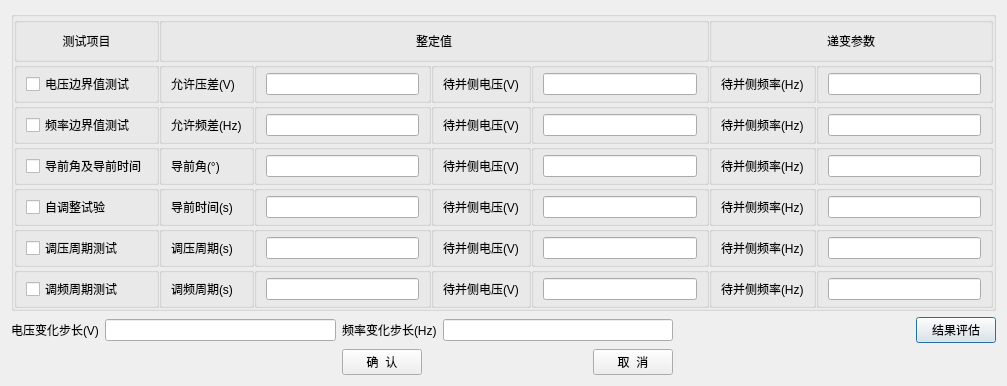
<?xml version="1.0" encoding="UTF-8"?>
<ui version="4.0">
 <class>QSynAddMultDlg</class>
 <widget class="QDialog" name="QSynAddMultDlg">
  <property name="geometry">
   <rect>
    <x>0</x>
    <y>0</y>
    <width>1007</width>
    <height>372</height>
   </rect>
  </property>
  <property name="windowTitle">
   <string>添加系列</string>
  </property>
  <layout class="QGridLayout" name="gridLayout">
   <item row="1" column="5">
    <widget class="QPushButton" name="m_pResults_pushButton">
     <property name="text">
      <string>结果评估</string>
     </property>
    </widget>
   </item>
   <item row="1" column="0">
    <widget class="QLabel" name="m_pVolChangeStepLabel">
     <property name="text">
      <string>电压变化步长(V)</string>
     </property>
     <property name="alignment">
      <set>Qt::AlignLeading|Qt::AlignLeft|Qt::AlignVCenter</set>
     </property>
    </widget>
   </item>
   <item row="1" column="2">
    <widget class="QLabel" name="m_pFreChangeStepLabel">
     <property name="text">
      <string>频率变化步长(Hz)</string>
     </property>
     <property name="alignment">
      <set>Qt::AlignLeading|Qt::AlignLeft|Qt::AlignVCenter</set>
     </property>
    </widget>
   </item>
   <item row="1" column="1">
    <widget class="QSettingLineEdit" name="m_pVolChangeStepEdit">
     <property name="alignment">
      <set>Qt::AlignLeading|Qt::AlignLeft|Qt::AlignVCenter</set>
     </property>
    </widget>
   </item>
   <item row="0" column="0" colspan="6">
    <widget class="QSttGroupBox" name="gridGroupBox">
     <layout class="QGridLayout" name="gridLayout_3">
      <property name="leftMargin">
       <number>0</number>
      </property>
      <property name="topMargin">
       <number>0</number>
      </property>
      <property name="rightMargin">
       <number>0</number>
      </property>
      <property name="bottomMargin">
       <number>0</number>
      </property>
      <property name="spacing">
       <number>0</number>
      </property>
      <item row="2" column="4">
       <widget class="QGroupBox" name="groupBox_28">
        <property name="title">
         <string/>
        </property>
        <layout class="QHBoxLayout" name="horizontalLayout_27">
         <property name="topMargin">
          <number>4</number>
         </property>
         <property name="bottomMargin">
          <number>4</number>
         </property>
         <item>
          <widget class="QSettingLineEdit" name="m_pDescalingVEdit_2">
           <property name="alignment">
            <set>Qt::AlignLeading|Qt::AlignLeft|Qt::AlignVCenter</set>
           </property>
          </widget>
         </item>
        </layout>
       </widget>
      </item>
      <item row="4" column="2">
       <widget class="QGroupBox" name="groupBox_18">
        <property name="title">
         <string/>
        </property>
        <layout class="QHBoxLayout" name="horizontalLayout_17">
         <property name="topMargin">
          <number>4</number>
         </property>
         <property name="bottomMargin">
          <number>4</number>
         </property>
         <item>
          <widget class="QSettingLineEdit" name="m_pLeadTEdit">
           <property name="minimumSize">
            <size>
             <width>0</width>
             <height>0</height>
            </size>
           </property>
           <property name="alignment">
            <set>Qt::AlignLeading|Qt::AlignLeft|Qt::AlignVCenter</set>
           </property>
          </widget>
         </item>
        </layout>
       </widget>
      </item>
      <item row="4" column="6">
       <widget class="QGroupBox" name="groupBox_43">
        <property name="title">
         <string/>
        </property>
        <layout class="QHBoxLayout" name="horizontalLayout_43">
         <property name="topMargin">
          <number>4</number>
         </property>
         <property name="bottomMargin">
          <number>4</number>
         </property>
         <item>
          <widget class="QSettingLineEdit" name="m_pDescalingFEdit_4">
           <property name="alignment">
            <set>Qt::AlignLeading|Qt::AlignLeft|Qt::AlignVCenter</set>
           </property>
          </widget>
         </item>
        </layout>
       </widget>
      </item>
      <item row="5" column="6">
       <widget class="QGroupBox" name="groupBox_44">
        <property name="title">
         <string/>
        </property>
        <layout class="QHBoxLayout" name="horizontalLayout_44">
         <property name="topMargin">
          <number>4</number>
         </property>
         <property name="bottomMargin">
          <number>4</number>
         </property>
         <item>
          <widget class="QSettingLineEdit" name="m_pDescalingFEdit_5">
           <property name="alignment">
            <set>Qt::AlignLeading|Qt::AlignLeft|Qt::AlignVCenter</set>
           </property>
          </widget>
         </item>
        </layout>
       </widget>
      </item>
      <item row="3" column="6">
       <widget class="QGroupBox" name="groupBox_42">
        <property name="title">
         <string/>
        </property>
        <layout class="QHBoxLayout" name="horizontalLayout_42">
         <property name="topMargin">
          <number>4</number>
         </property>
         <property name="bottomMargin">
          <number>4</number>
         </property>
         <item>
          <widget class="QSettingLineEdit" name="m_pDescalingFEdit_3">
           <property name="alignment">
            <set>Qt::AlignLeading|Qt::AlignLeft|Qt::AlignVCenter</set>
           </property>
          </widget>
         </item>
        </layout>
       </widget>
      </item>
      <item row="0" column="0">
       <widget class="QGroupBox" name="groupBox">
        <property name="title">
         <string/>
        </property>
        <layout class="QHBoxLayout" name="horizontalLayout">
         <item>
          <widget class="QLabel" name="m_pTestItemsLabel">
           <property name="sizePolicy">
            <sizepolicy hsizetype="Preferred" vsizetype="Preferred">
             <horstretch>0</horstretch>
             <verstretch>0</verstretch>
            </sizepolicy>
           </property>
           <property name="layoutDirection">
            <enum>Qt::LeftToRight</enum>
           </property>
           <property name="text">
            <string>测试项目</string>
           </property>
           <property name="alignment">
            <set>Qt::AlignCenter</set>
           </property>
          </widget>
         </item>
        </layout>
       </widget>
      </item>
      <item row="6" column="6">
       <widget class="QGroupBox" name="groupBox_45">
        <property name="title">
         <string/>
        </property>
        <layout class="QHBoxLayout" name="horizontalLayout_45">
         <property name="topMargin">
          <number>4</number>
         </property>
         <property name="bottomMargin">
          <number>4</number>
         </property>
         <item>
          <widget class="QSettingLineEdit" name="m_pDescalingFEdit_6">
           <property name="alignment">
            <set>Qt::AlignLeading|Qt::AlignLeft|Qt::AlignVCenter</set>
           </property>
          </widget>
         </item>
        </layout>
       </widget>
      </item>
      <item row="2" column="6">
       <widget class="QGroupBox" name="groupBox_41">
        <property name="title">
         <string/>
        </property>
        <layout class="QHBoxLayout" name="horizontalLayout_41">
         <property name="topMargin">
          <number>4</number>
         </property>
         <property name="bottomMargin">
          <number>4</number>
         </property>
         <item>
          <widget class="QSettingLineEdit" name="m_pDescalingFEdit_2">
           <property name="alignment">
            <set>Qt::AlignLeading|Qt::AlignLeft|Qt::AlignVCenter</set>
           </property>
          </widget>
         </item>
        </layout>
       </widget>
      </item>
      <item row="3" column="5">
       <widget class="QGroupBox" name="groupBox_36">
        <property name="title">
         <string/>
        </property>
        <layout class="QHBoxLayout" name="horizontalLayout_36">
         <property name="topMargin">
          <number>4</number>
         </property>
         <property name="bottomMargin">
          <number>4</number>
         </property>
         <item>
          <widget class="QLabel" name="m_pDescalingFLabel_3">
           <property name="text">
            <string>待并侧频率(Hz)</string>
           </property>
          </widget>
         </item>
        </layout>
       </widget>
      </item>
      <item row="5" column="5">
       <widget class="QGroupBox" name="groupBox_38">
        <property name="title">
         <string/>
        </property>
        <layout class="QHBoxLayout" name="horizontalLayout_38">
         <property name="topMargin">
          <number>4</number>
         </property>
         <property name="bottomMargin">
          <number>4</number>
         </property>
         <item>
          <widget class="QLabel" name="m_pDescalingFLabel_5">
           <property name="text">
            <string>待并侧频率(Hz)</string>
           </property>
          </widget>
         </item>
        </layout>
       </widget>
      </item>
      <item row="1" column="5">
       <widget class="QGroupBox" name="groupBox_34">
        <property name="title">
         <string/>
        </property>
        <layout class="QHBoxLayout" name="horizontalLayout_34">
         <property name="topMargin">
          <number>4</number>
         </property>
         <property name="bottomMargin">
          <number>4</number>
         </property>
         <item>
          <widget class="QLabel" name="m_pDescalingFLabel">
           <property name="text">
            <string>待并侧频率(Hz)</string>
           </property>
          </widget>
         </item>
        </layout>
       </widget>
      </item>
      <item row="6" column="5">
       <widget class="QGroupBox" name="groupBox_39">
        <property name="title">
         <string/>
        </property>
        <layout class="QHBoxLayout" name="horizontalLayout_39">
         <property name="topMargin">
          <number>4</number>
         </property>
         <property name="bottomMargin">
          <number>4</number>
         </property>
         <item>
          <widget class="QLabel" name="m_pDescalingFLabel_6">
           <property name="text">
            <string>待并侧频率(Hz)</string>
           </property>
          </widget>
         </item>
        </layout>
       </widget>
      </item>
      <item row="2" column="5">
       <widget class="QGroupBox" name="groupBox_35">
        <property name="title">
         <string/>
        </property>
        <layout class="QHBoxLayout" name="horizontalLayout_35">
         <property name="topMargin">
          <number>4</number>
         </property>
         <property name="bottomMargin">
          <number>4</number>
         </property>
         <item>
          <widget class="QLabel" name="m_pDescalingFLabel_2">
           <property name="text">
            <string>待并侧频率(Hz)</string>
           </property>
          </widget>
         </item>
        </layout>
       </widget>
      </item>
      <item row="1" column="6">
       <widget class="QGroupBox" name="groupBox_40">
        <property name="title">
         <string/>
        </property>
        <layout class="QHBoxLayout" name="horizontalLayout_40">
         <property name="topMargin">
          <number>4</number>
         </property>
         <property name="bottomMargin">
          <number>4</number>
         </property>
         <item>
          <widget class="QSettingLineEdit" name="m_pDescalingFEdit">
           <property name="minimumSize">
            <size>
             <width>85</width>
             <height>0</height>
            </size>
           </property>
           <property name="alignment">
            <set>Qt::AlignLeading|Qt::AlignLeft|Qt::AlignVCenter</set>
           </property>
          </widget>
         </item>
        </layout>
       </widget>
      </item>
      <item row="4" column="5">
       <widget class="QGroupBox" name="groupBox_37">
        <property name="title">
         <string/>
        </property>
        <layout class="QHBoxLayout" name="horizontalLayout_37">
         <property name="topMargin">
          <number>4</number>
         </property>
         <property name="bottomMargin">
          <number>4</number>
         </property>
         <item>
          <widget class="QLabel" name="m_pDescalingFLabel_4">
           <property name="text">
            <string>待并侧频率(Hz)</string>
           </property>
          </widget>
         </item>
        </layout>
       </widget>
      </item>
      <item row="1" column="4">
       <widget class="QGroupBox" name="groupBox_27">
        <property name="title">
         <string/>
        </property>
        <layout class="QHBoxLayout" name="horizontalLayout_26">
         <property name="topMargin">
          <number>4</number>
         </property>
         <property name="bottomMargin">
          <number>4</number>
         </property>
         <item>
          <widget class="QSettingLineEdit" name="m_pDescalingVEdit">
           <property name="minimumSize">
            <size>
             <width>85</width>
             <height>0</height>
            </size>
           </property>
           <property name="alignment">
            <set>Qt::AlignLeading|Qt::AlignLeft|Qt::AlignVCenter</set>
           </property>
          </widget>
         </item>
        </layout>
       </widget>
      </item>
      <item row="1" column="0">
       <widget class="QGroupBox" name="groupBox_2">
        <property name="title">
         <string/>
        </property>
        <layout class="QHBoxLayout" name="horizontalLayout_2">
         <property name="topMargin">
          <number>4</number>
         </property>
         <property name="bottomMargin">
          <number>4</number>
         </property>
         <item>
          <widget class="QSttCheckBox" name="m_pVolBoundTest_CheckBox">
           <property name="text">
            <string>电压边界值测试</string>
           </property>
          </widget>
         </item>
        </layout>
       </widget>
      </item>
      <item row="4" column="3">
       <widget class="QGroupBox" name="groupBox_24">
        <property name="title">
         <string/>
        </property>
        <layout class="QHBoxLayout" name="horizontalLayout_23">
         <property name="topMargin">
          <number>4</number>
         </property>
         <property name="bottomMargin">
          <number>4</number>
         </property>
         <item>
          <widget class="QLabel" name="m_pDescalingVLabel_4">
           <property name="text">
            <string>待并侧电压(V)</string>
           </property>
          </widget>
         </item>
        </layout>
       </widget>
      </item>
      <item row="2" column="3">
       <widget class="QGroupBox" name="groupBox_22">
        <property name="title">
         <string/>
        </property>
        <layout class="QHBoxLayout" name="horizontalLayout_21">
         <property name="topMargin">
          <number>4</number>
         </property>
         <property name="bottomMargin">
          <number>4</number>
         </property>
         <item>
          <widget class="QLabel" name="m_pDescalingVLabel_2">
           <property name="text">
            <string>待并侧电压(V)</string>
           </property>
          </widget>
         </item>
        </layout>
       </widget>
      </item>
      <item row="2" column="0">
       <widget class="QGroupBox" name="groupBox_3">
        <property name="title">
         <string/>
        </property>
        <layout class="QHBoxLayout" name="horizontalLayout_3">
         <property name="topMargin">
          <number>4</number>
         </property>
         <property name="bottomMargin">
          <number>4</number>
         </property>
         <item>
          <widget class="QSttCheckBox" name="m_pFreBoundTest_CheckBox">
           <property name="text">
            <string>频率边界值测试</string>
           </property>
          </widget>
         </item>
        </layout>
       </widget>
      </item>
      <item row="5" column="3">
       <widget class="QGroupBox" name="groupBox_25">
        <property name="title">
         <string/>
        </property>
        <layout class="QHBoxLayout" name="horizontalLayout_24">
         <property name="topMargin">
          <number>4</number>
         </property>
         <property name="bottomMargin">
          <number>4</number>
         </property>
         <item>
          <widget class="QLabel" name="m_pDescalingVLabel_5">
           <property name="text">
            <string>待并侧电压(V)</string>
           </property>
          </widget>
         </item>
        </layout>
       </widget>
      </item>
      <item row="3" column="3">
       <widget class="QGroupBox" name="groupBox_23">
        <property name="title">
         <string/>
        </property>
        <layout class="QHBoxLayout" name="horizontalLayout_22">
         <property name="topMargin">
          <number>4</number>
         </property>
         <property name="bottomMargin">
          <number>4</number>
         </property>
         <item>
          <widget class="QLabel" name="m_pDescalingVLabel_3">
           <property name="text">
            <string>待并侧电压(V)</string>
           </property>
          </widget>
         </item>
        </layout>
       </widget>
      </item>
      <item row="6" column="3">
       <widget class="QGroupBox" name="groupBox_26">
        <property name="title">
         <string/>
        </property>
        <layout class="QHBoxLayout" name="horizontalLayout_25">
         <property name="topMargin">
          <number>4</number>
         </property>
         <property name="bottomMargin">
          <number>4</number>
         </property>
         <item>
          <widget class="QLabel" name="m_pDescalingVLabel_6">
           <property name="text">
            <string>待并侧电压(V)</string>
           </property>
          </widget>
         </item>
        </layout>
       </widget>
      </item>
      <item row="5" column="1">
       <widget class="QGroupBox" name="groupBox_13">
        <property name="title">
         <string/>
        </property>
        <layout class="QHBoxLayout" name="horizontalLayout_12">
         <property name="topMargin">
          <number>4</number>
         </property>
         <property name="bottomMargin">
          <number>4</number>
         </property>
         <item>
          <widget class="QLabel" name="m_pPressureLabel">
           <property name="text">
            <string>调压周期(s)</string>
           </property>
          </widget>
         </item>
        </layout>
       </widget>
      </item>
      <item row="1" column="2">
       <widget class="QGroupBox" name="groupBox_15">
        <property name="minimumSize">
         <size>
          <width>85</width>
          <height>0</height>
         </size>
        </property>
        <property name="title">
         <string/>
        </property>
        <layout class="QHBoxLayout" name="horizontalLayout_14">
         <property name="topMargin">
          <number>4</number>
         </property>
         <property name="bottomMargin">
          <number>4</number>
         </property>
         <item>
          <widget class="QSettingLineEdit" name="m_pAllowPressureEdit">
           <property name="minimumSize">
            <size>
             <width>85</width>
             <height>0</height>
            </size>
           </property>
           <property name="alignment">
            <set>Qt::AlignLeading|Qt::AlignLeft|Qt::AlignVCenter</set>
           </property>
          </widget>
         </item>
        </layout>
       </widget>
      </item>
      <item row="2" column="2">
       <widget class="QGroupBox" name="groupBox_16">
        <property name="title">
         <string/>
        </property>
        <layout class="QHBoxLayout" name="horizontalLayout_15">
         <property name="topMargin">
          <number>4</number>
         </property>
         <property name="bottomMargin">
          <number>4</number>
         </property>
         <item>
          <widget class="QSettingLineEdit" name="m_pAllowFreEdit">
           <property name="minimumSize">
            <size>
             <width>85</width>
             <height>0</height>
            </size>
           </property>
           <property name="alignment">
            <set>Qt::AlignLeading|Qt::AlignLeft|Qt::AlignVCenter</set>
           </property>
          </widget>
         </item>
        </layout>
       </widget>
      </item>
      <item row="1" column="1">
       <widget class="QGroupBox" name="groupBox_9">
        <property name="title">
         <string/>
        </property>
        <layout class="QHBoxLayout" name="horizontalLayout_8">
         <property name="topMargin">
          <number>4</number>
         </property>
         <property name="bottomMargin">
          <number>4</number>
         </property>
         <item>
          <widget class="QLabel" name="m_pAllowPressureLabel">
           <property name="text">
            <string>允许压差(V)</string>
           </property>
          </widget>
         </item>
        </layout>
       </widget>
      </item>
      <item row="3" column="1">
       <widget class="QGroupBox" name="groupBox_11">
        <property name="title">
         <string/>
        </property>
        <layout class="QHBoxLayout" name="horizontalLayout_10">
         <property name="topMargin">
          <number>4</number>
         </property>
         <property name="bottomMargin">
          <number>4</number>
         </property>
         <item>
          <widget class="QLabel" name="m_pLeadALabel">
           <property name="text">
            <string>导前角(°)</string>
           </property>
           <property name="alignment">
            <set>Qt::AlignLeading|Qt::AlignLeft|Qt::AlignVCenter</set>
           </property>
          </widget>
         </item>
        </layout>
       </widget>
      </item>
      <item row="2" column="1">
       <widget class="QGroupBox" name="groupBox_10">
        <property name="title">
         <string/>
        </property>
        <layout class="QHBoxLayout" name="horizontalLayout_9">
         <property name="topMargin">
          <number>4</number>
         </property>
         <property name="bottomMargin">
          <number>4</number>
         </property>
         <item>
          <widget class="QLabel" name="m_pAllowFreLabel">
           <property name="text">
            <string>允许频差(Hz)</string>
           </property>
          </widget>
         </item>
        </layout>
       </widget>
      </item>
      <item row="3" column="2">
       <widget class="QGroupBox" name="groupBox_17">
        <property name="title">
         <string/>
        </property>
        <layout class="QHBoxLayout" name="horizontalLayout_16">
         <property name="topMargin">
          <number>4</number>
         </property>
         <property name="bottomMargin">
          <number>4</number>
         </property>
         <item>
          <widget class="QSettingLineEdit" name="m_pLeadAEdit">
           <property name="alignment">
            <set>Qt::AlignLeading|Qt::AlignLeft|Qt::AlignVCenter</set>
           </property>
          </widget>
         </item>
        </layout>
       </widget>
      </item>
      <item row="6" column="1">
       <widget class="QGroupBox" name="groupBox_14">
        <property name="title">
         <string/>
        </property>
        <layout class="QHBoxLayout" name="horizontalLayout_13">
         <property name="topMargin">
          <number>4</number>
         </property>
         <property name="bottomMargin">
          <number>4</number>
         </property>
         <item>
          <widget class="QLabel" name="m_pFreLabel">
           <property name="text">
            <string>调频周期(s)</string>
           </property>
          </widget>
         </item>
        </layout>
       </widget>
      </item>
      <item row="3" column="0">
       <widget class="QGroupBox" name="groupBox_4">
        <property name="title">
         <string/>
        </property>
        <layout class="QHBoxLayout" name="horizontalLayout_4">
         <property name="topMargin">
          <number>4</number>
         </property>
         <property name="bottomMargin">
          <number>4</number>
         </property>
         <item>
          <widget class="QSttCheckBox" name="m_pLeadTest_CheckBox">
           <property name="text">
            <string>导前角及导前时间</string>
           </property>
          </widget>
         </item>
        </layout>
       </widget>
      </item>
      <item row="4" column="1">
       <widget class="QGroupBox" name="groupBox_12">
        <property name="title">
         <string/>
        </property>
        <layout class="QHBoxLayout" name="horizontalLayout_11">
         <property name="topMargin">
          <number>4</number>
         </property>
         <property name="bottomMargin">
          <number>4</number>
         </property>
         <item>
          <widget class="QLabel" name="m_pLeadTLabel">
           <property name="text">
            <string>导前时间(s)</string>
           </property>
           <property name="alignment">
            <set>Qt::AlignLeading|Qt::AlignLeft|Qt::AlignVCenter</set>
           </property>
          </widget>
         </item>
        </layout>
       </widget>
      </item>
      <item row="4" column="0">
       <widget class="QGroupBox" name="groupBox_5">
        <property name="title">
         <string/>
        </property>
        <layout class="QHBoxLayout" name="horizontalLayout_5">
         <property name="topMargin">
          <number>4</number>
         </property>
         <property name="bottomMargin">
          <number>4</number>
         </property>
         <item>
          <widget class="QSttCheckBox" name="m_pSelfAdjustTest_CheckBox">
           <property name="text">
            <string>自调整试验</string>
           </property>
          </widget>
         </item>
        </layout>
       </widget>
      </item>
      <item row="5" column="0">
       <widget class="QGroupBox" name="groupBox_6">
        <property name="title">
         <string/>
        </property>
        <layout class="QHBoxLayout" name="horizontalLayout_6">
         <property name="topMargin">
          <number>4</number>
         </property>
         <property name="bottomMargin">
          <number>4</number>
         </property>
         <item>
          <widget class="QSttCheckBox" name="m_pPressureTest_CheckBox">
           <property name="text">
            <string>调压周期测试</string>
           </property>
          </widget>
         </item>
        </layout>
       </widget>
      </item>
      <item row="6" column="0">
       <widget class="QGroupBox" name="groupBox_7">
        <property name="title">
         <string/>
        </property>
        <layout class="QHBoxLayout" name="horizontalLayout_7">
         <property name="topMargin">
          <number>4</number>
         </property>
         <property name="bottomMargin">
          <number>4</number>
         </property>
         <item>
          <widget class="QSttCheckBox" name="m_pFreTest_CheckBox">
           <property name="text">
            <string>调频周期测试</string>
           </property>
          </widget>
         </item>
        </layout>
       </widget>
      </item>
      <item row="6" column="4">
       <widget class="QGroupBox" name="groupBox_32">
        <property name="title">
         <string/>
        </property>
        <layout class="QHBoxLayout" name="horizontalLayout_32">
         <property name="topMargin">
          <number>4</number>
         </property>
         <property name="bottomMargin">
          <number>4</number>
         </property>
         <item>
          <widget class="QSettingLineEdit" name="m_pDescalingVEdit_6">
           <property name="alignment">
            <set>Qt::AlignLeading|Qt::AlignLeft|Qt::AlignVCenter</set>
           </property>
          </widget>
         </item>
        </layout>
       </widget>
      </item>
      <item row="5" column="2">
       <widget class="QGroupBox" name="groupBox_19">
        <property name="title">
         <string/>
        </property>
        <layout class="QHBoxLayout" name="horizontalLayout_18">
         <property name="topMargin">
          <number>4</number>
         </property>
         <property name="bottomMargin">
          <number>4</number>
         </property>
         <item>
          <widget class="QSettingLineEdit" name="m_pPressureEdit">
           <property name="alignment">
            <set>Qt::AlignLeading|Qt::AlignLeft|Qt::AlignVCenter</set>
           </property>
          </widget>
         </item>
        </layout>
       </widget>
      </item>
      <item row="1" column="3">
       <widget class="QGroupBox" name="groupBox_21">
        <property name="title">
         <string/>
        </property>
        <layout class="QHBoxLayout" name="horizontalLayout_20">
         <property name="topMargin">
          <number>4</number>
         </property>
         <property name="bottomMargin">
          <number>4</number>
         </property>
         <item>
          <widget class="QLabel" name="m_pDescalingVLabel">
           <property name="text">
            <string>待并侧电压(V)</string>
           </property>
          </widget>
         </item>
        </layout>
       </widget>
      </item>
      <item row="6" column="2">
       <widget class="QGroupBox" name="groupBox_20">
        <property name="title">
         <string/>
        </property>
        <layout class="QHBoxLayout" name="horizontalLayout_19">
         <property name="topMargin">
          <number>4</number>
         </property>
         <property name="bottomMargin">
          <number>4</number>
         </property>
         <item>
          <widget class="QSettingLineEdit" name="m_pFreEdit">
           <property name="alignment">
            <set>Qt::AlignLeading|Qt::AlignLeft|Qt::AlignVCenter</set>
           </property>
          </widget>
         </item>
        </layout>
       </widget>
      </item>
      <item row="3" column="4">
       <widget class="QGroupBox" name="groupBox_29">
        <property name="title">
         <string/>
        </property>
        <layout class="QHBoxLayout" name="horizontalLayout_28">
         <property name="topMargin">
          <number>4</number>
         </property>
         <property name="bottomMargin">
          <number>4</number>
         </property>
         <item>
          <widget class="QSettingLineEdit" name="m_pDescalingVEdit_3">
           <property name="alignment">
            <set>Qt::AlignLeading|Qt::AlignLeft|Qt::AlignVCenter</set>
           </property>
          </widget>
         </item>
        </layout>
       </widget>
      </item>
      <item row="4" column="4">
       <widget class="QGroupBox" name="groupBox_30">
        <property name="title">
         <string/>
        </property>
        <layout class="QHBoxLayout" name="horizontalLayout_29">
         <property name="topMargin">
          <number>4</number>
         </property>
         <property name="bottomMargin">
          <number>4</number>
         </property>
         <item>
          <widget class="QSettingLineEdit" name="m_pDescalingVEdit_4">
           <property name="alignment">
            <set>Qt::AlignLeading|Qt::AlignLeft|Qt::AlignVCenter</set>
           </property>
          </widget>
         </item>
        </layout>
       </widget>
      </item>
      <item row="5" column="4">
       <widget class="QGroupBox" name="groupBox_31">
        <property name="title">
         <string/>
        </property>
        <layout class="QHBoxLayout" name="horizontalLayout_31">
         <property name="topMargin">
          <number>4</number>
         </property>
         <property name="bottomMargin">
          <number>4</number>
         </property>
         <item>
          <widget class="QSettingLineEdit" name="m_pDescalingVEdit_5">
           <property name="alignment">
            <set>Qt::AlignLeading|Qt::AlignLeft|Qt::AlignVCenter</set>
           </property>
          </widget>
         </item>
        </layout>
       </widget>
      </item>
      <item row="0" column="1" colspan="4">
       <widget class="QGroupBox" name="groupBox_8">
        <property name="title">
         <string/>
        </property>
        <layout class="QHBoxLayout" name="horizontalLayout_30">
         <item>
          <widget class="QLabel" name="m_pSetValueLabel">
           <property name="text">
            <string>整定值</string>
           </property>
           <property name="alignment">
            <set>Qt::AlignCenter</set>
           </property>
          </widget>
         </item>
        </layout>
       </widget>
      </item>
      <item row="0" column="5" colspan="2">
       <widget class="QGroupBox" name="groupBox_33">
        <property name="title">
         <string/>
        </property>
        <layout class="QHBoxLayout" name="horizontalLayout_33">
         <item>
          <widget class="QLabel" name="m_pDescalingLabel">
           <property name="text">
            <string>递变参数</string>
           </property>
           <property name="alignment">
            <set>Qt::AlignCenter</set>
           </property>
          </widget>
         </item>
        </layout>
       </widget>
      </item>
     </layout>
    </widget>
   </item>
   <item row="1" column="4">
    <spacer name="horizontalSpacer">
     <property name="orientation">
      <enum>Qt::Horizontal</enum>
     </property>
     <property name="sizeHint" stdset="0">
      <size>
       <width>40</width>
       <height>20</height>
      </size>
     </property>
    </spacer>
   </item>
   <item row="1" column="3">
    <widget class="QSettingLineEdit" name="m_pFreChangeStepEdit">
     <property name="alignment">
      <set>Qt::AlignLeading|Qt::AlignLeft|Qt::AlignVCenter</set>
     </property>
    </widget>
   </item>
   <item row="3" column="2" colspan="2">
    <layout class="QGridLayout" name="gridLayout_2">
     <item row="0" column="2">
      <widget class="QPushButton" name="m_pCancel_PushButton">
       <property name="text">
        <string>取  消</string>
       </property>
       <property name="autoDefault">
        <bool>false</bool>
       </property>
      </widget>
     </item>
     <item row="0" column="1">
      <spacer name="horizontalSpacer_2">
       <property name="orientation">
        <enum>Qt::Horizontal</enum>
       </property>
       <property name="sizeHint" stdset="0">
        <size>
         <width>40</width>
         <height>20</height>
        </size>
       </property>
      </spacer>
     </item>
     <item row="0" column="0">
      <widget class="QPushButton" name="m_pOK_PushButton">
       <property name="text">
        <string>确  认</string>
       </property>
       <property name="autoDefault">
        <bool>false</bool>
       </property>
      </widget>
     </item>
    </layout>
   </item>
  </layout>
 </widget>
 <customwidgets>
  <customwidget>
   <class>QSettingLineEdit</class>
   <extends>QLineEdit</extends>
   <header>../../UI/Controls/SettingCtrls/qsettinglineedit.h</header>
  </customwidget>
  <customwidget>
   <class>QSttGroupBox</class>
   <extends>QGroupBox</extends>
   <header>../../Module/UI/Controls/SttGroupBox.h</header>
   <container>1</container>
  </customwidget>
  <customwidget>
   <class>QSttCheckBox</class>
   <extends>QCheckBox</extends>
   <header>../../Module/UI/Controls/SttCheckbox.h</header>
  </customwidget>
 </customwidgets>
 <resources/>
 <connections/>
</ui>
